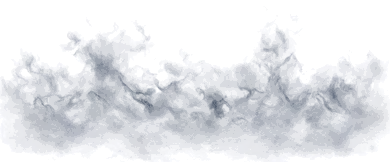
#> input picture assets/atmo/fog_front.webp, 390 x 162 px
$ python -i proc_icon3.py   (imports and definitions only)
#> lines starting #> are read from the running program, lines starting #| are printed output that depends on the picture
#!/usr/bin/env python3
"""美术2：emoji→手绘图标 + map2 缩略图重画
icon3：/workspace/icon3_gen/<slug>.jpg（黑底）→ 亮度 alpha + unmultiply → bbox 裁切 +8% 边距 → 128 透明 webp（q80）
map2 ：/workspace/map2_gen/<name>.jpg（16:9）→ 居中裁 3:2 → 240x160 webp（q80），覆盖 assets/map2/<name>.webp"""
import os, glob
import numpy as np
from PIL import Image
R = os.path.join(os.path.dirname(os.path.abspath(__file__)), '..', '..')
ISRC = os.environ.get('ICON3_SRC', '/workspace/icon3_gen'); MSRC = os.environ.get('MAP2_SRC', '/workspace/map2_gen')
LO, HI, PAD, SIZE = 0.04, 0.30, 0.08, 128

def icon(path):
    im = Image.open(path).convert('RGB'); im.thumbnail((768, 768), Image.LANCZOS)
    a = np.asarray(im).astype(np.float32) / 255
    al = np.clip((a.max(2) - LO) / (HI - LO), 0, 1)
    rgb = np.where(al[..., None] >= 1, a, np.clip(a / np.maximum(al[..., None], 1e-3), 0, 1))
    ys, xs = np.where(al > 0.05)
    out = Image.fromarray((np.dstack([rgb, al]) * 255).astype(np.uint8), 'RGBA').crop((xs.min(), ys.min(), xs.max() + 1, ys.max() + 1))
    side = int(max(out.size) * (1 + 2 * PAD)); can = Image.new('RGBA', (side, side), (0, 0, 0, 0))
    can.paste(out, ((side - out.width) // 2, (side - out.height) // 2))
    return can.resize((SIZE, SIZE), Image.LANCZOS)

def thumb(path):
#> called with path = '../../assets/atmo/fog_front.webp'
    im = Image.open(path).convert('RGB'); w, h = im.size
#> after `im = Image.open(path).convert('RGB')`:
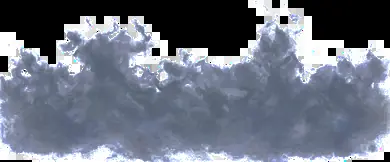
#> im: PIL image 390x162 RGB; mean R, G, B 108.4, 115, 129.1
#> after `w, h = im.size`: w = 390; h = 162
    if w / h > 1.5: cw = int(h * 1.5); im = im.crop(((w - cw) // 2, 0, (w - cw) // 2 + cw, h))
#> after `cw = int(h * 1.5)`: cw = 243
#> after `im = im.crop(((w - cw) // 2, 0, (w - cw) // 2 + cw, h))`:
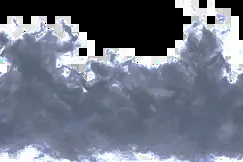
#> im: PIL image 243x162 RGB; mean R, G, B 111.1, 118.3, 133.1
    else: ch = int(w / 1.5); im = im.crop((0, (h - ch) // 2, w, (h - ch) // 2 + ch))
    return im.resize((240, 160), Image.LANCZOS)
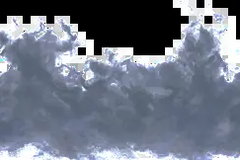
#> returned value: PIL image 240x160 RGB; mean R, G, B 111.2, 118.3, 133.1

# [5 lines not run here, left out]

>>> result = thumb('../../assets/atmo/fog_front.webp')

$ run again, on assets/boss/abyss_g1.webp
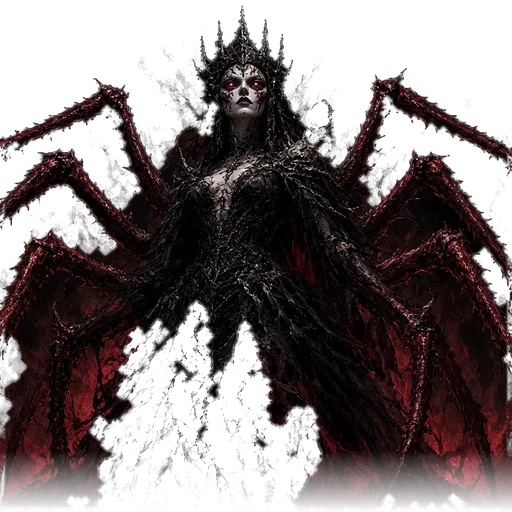
#> input picture assets/boss/abyss_g1.webp, 512 x 512 px
#> in thumb, `im = Image.open(path).convert('RGB')`:
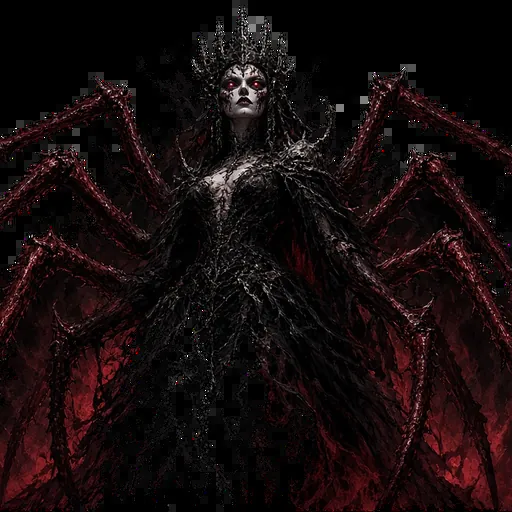
#> im: PIL image 512x512 RGB; mean R, G, B 22, 12, 12.4
#> in thumb, `return im.resize((240, 160), Image.LANCZOS)`:
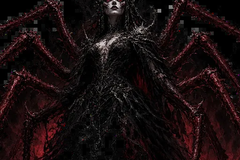
#> returned value: PIL image 240x160 RGB; mean R, G, B 24, 13.9, 14.2
